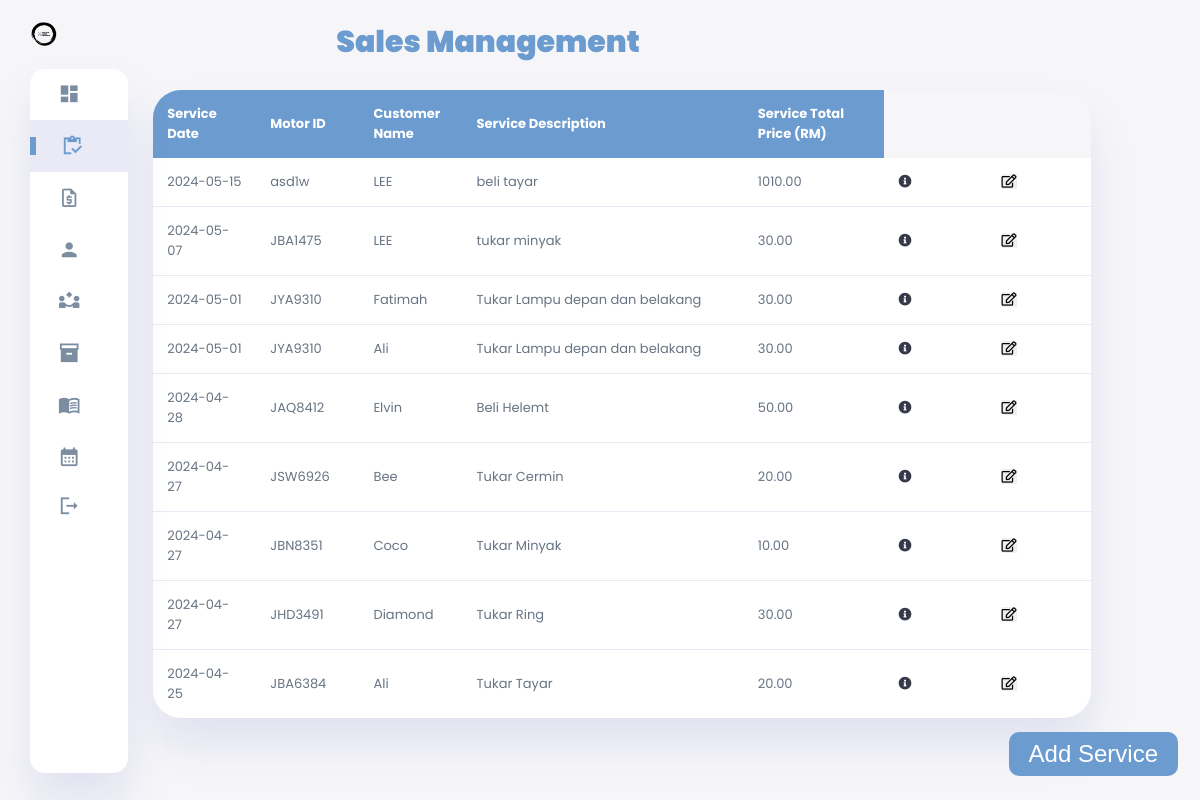
/Database/php-pages/services.php, run on the app's committed database.
### tables this page shows
CREATE TABLE `service` (
  `Service_ID` int(6) NOT NULL,
  `Description` varchar(255) NOT NULL,
  `Service_Total_Price` decimal(10,2) NOT NULL,
  `Service_Date` date NOT NULL,
  `Motor_ID` varchar(255) NOT NULL,
  `Customer_ID` int(6) NOT NULL
);

CREATE TABLE `customer_details` (
  `Customer_ID` int(6) NOT NULL,
  `Customer_Name` varchar(255) NOT NULL,
  `Customer_Contact_Number` varchar(20) NOT NULL
);

### Database/php-pages/services.php (the view, shortened to what this page needs)
<!DOCTYPE html>
<html lang="en">
<head>
    <link rel="stylesheet" href="../stylesheets/style1.css">
    <link rel="stylesheet" href="https://cdnjs.cloudflare.com/ajax/libs/font-awesome/5.15.4/css/all.min.css">
</head>
<body>
<div class="container">
        <aside>
            <div class="toggle">
                <div class="logo">
                    <img src="../image/logo.png">
                </div>
            </div>
            <div class="sidebar">
                <a href="#" onclick="window.location.href = 'dashboard.php'" >
                    <span class="material-icons-sharp" >
                    </span>
                </a>
                <a href="#" onclick="window.location.href = 'services.php'" class="active">
                    <span class="material-icons-sharp">
                    </span>
                </a>
                <a href="#" onclick="window.location.href = 'invoices.php'" >
                    <span class="material-symbols-outlined">
                        </span>
                </a>
                <a href="#" onclick="window.location.href = 'customers.php'">
                    <span class="material-icons-sharp">
                    </span>
                </a>
                <a href="#" onclick="window.location.href = 'suppliers.php'">
                    <span class="material-symbols-outlined">
                        </span>
                </a>
                <a href="#" onclick="window.location.href = 'stock.php'">
                    <span class="material-icons-sharp">
                    </span>
                </a>
                <a href="#" onclick="window.location.href = 'report.php'">
                    <span class="material-icons-sharp">
                    </span>
                </a>
                <a href="#" onclick="window.location.href = 'appointment.php'" >
                    <span class="material-icons-sharp">
                </span>
                </a>
                <a href="#" onclick="window.location.href = '../index.html'">
                    <span class="material-icons-sharp">
                    </span>
                </a>
            </div>
        </aside>
        <main>
    <h1>Sales Management</h1>
    <table id="serviceTable">
        <thead>
            <tr>
                <th id="dateHeader" onclick="toggleSort()">Service Date</th>
                <th>Motor ID</th>
                <th>Customer Name</th>
                <th class="des">Service Description</th>
                <th class="abc">Service Total Price (RM)</th>
            </tr>
        </thead>
        <tbody>
            <?php
            $servername = "localhost";
            $username = "root";
            $password = "";
            $database = "mah heng motor database";
            $conn = new mysqli($servername, $username, $password, $database);
            $sql = "SELECT service.Service_ID, service.Service_Date, customer_details.Customer_Name, service.Description, service.Service_Total_Price, service.Motor_ID FROM service
                    INNER JOIN customer_details ON service.Customer_ID = customer_details.Customer_ID
                    ORDER BY service.Service_Date DESC";
            $result = $conn->query($sql);
            if ($result->num_rows > 0) {
                while ($row = $result->fetch_assoc()) {
                    echo "<tr>";
                    echo "<td>" . $row["Service_Date"] . "</td>";
                    echo "<td>" . $row["Motor_ID"] . "</td>";
                    echo "<td>" . $row["Customer_Name"] . "</td>";
                    echo "<td>" . $row["Description"] . "</td>";
                    echo "<td id=total".$row['Service_ID'].">" . $row["Service_Total_Price"] . "</td>";
                    echo "<td><p><a href='#' data-id='".$row['Service_ID']."' class='more'><i class='fas fa-info-circle'></i></a></p></td>";
                    echo "<td><button class='edit-btn' data-id='" . $row['Service_ID'] . "'><i class='far fa-edit'></i></button></td>";
                    echo "</tr>";
                }
            } else {
                echo "<tr><td colspan='9'>No services found.</td></tr>";
            }
            ?>
       </tbody>
    </table>
</main>
<div class="fixed-button-container">
    <button class="fixed-button" onclick="toggleAddServiceForm()">Add Service</button>
</div>
    </div>
</body>
</html>

### Database/stylesheets/style1.css (style rules this page uses)
:root { --color-primary: #6C9BCF; --color-danger: #FF0060; --color-success: #1B9C85; --color-warning: #F7D060; --color-white: #fff; --color-info-dark: #7d8da1; --color-dark: #363949; --color-light: rgba(132, 139, 200, 0.18); --color-dark-variant: #677483; --color-background: #f6f6f9; --card-border-radius: 2rem; --border-radius-1: 0.4rem; --border-radius-2: 1.2rem; --card-padding: 1.8rem; --padding-1: 1.2rem; --box-shadow: 0 2rem 3rem var(--color-light); }
* { margin: 0; padding: 0; outline: 0; appearance: 0; border: 0; text-decoration: none; box-sizing: border-box; }
html { font-size: 14px; }
body { width: 100vw; height: 100vh; font-family: 'Poppins', sans-serif; font-size: 0.88rem; user-select: none; overflow-x: hidden; color: var(--color-dark); background-color: var(--color-background); }
a { color: var(--color-dark); }
img { display: block; width: 100%; object-fit: cover; }
p { color: var(--color-dark-variant); }
.container { display: grid; width: 96%; margin: 0 auto; gap: 1.8rem; grid-template-columns: 12rem auto 23rem; }
aside { height: 100vh; }
aside .toggle { display: flex; align-items: center; justify-content: space-between; margin-top: 1.4rem; }
aside .toggle .logo { display: flex; gap: 0.5rem; }
aside .toggle .logo img { width: 2rem; height: 2rem; }
aside .sidebar { display: flex; flex-direction: column; background-color: var(--color-white); box-shadow: var(--box-shadow); border-radius: 15px; height: 88vh; position: relative; top: 1.5rem; transition: all 0.3s ease; }
aside .sidebar a { display: flex; align-items: center; color: var(--color-info-dark); height: 3.7rem; gap: 1rem; position: relative; margin-left: 2rem; transition: all 0.3s ease; }
aside .sidebar a span { font-size: 1.6rem; transition: all 0.3s ease; }
aside .sidebar a:last-child { position: absolute; bottom: 2rem; width: 100%; }
aside .sidebar a.active { width: 100%; color: var(--color-primary); background-color: var(--color-light); margin-left: 0; }
aside .sidebar a.active::before { content: ''; width: 6px; height: 18px; background-color: var(--color-primary); }
aside .sidebar a.active span { color: var(--color-primary); margin-left: calc(1rem - 3px); }
main { margin-top: 1.4rem; }
main table tbody td { height: 2.8rem; border-bottom: 1px solid var(--color-light); color: var(--color-dark-variant); }
main table tbody tr:last-child td { border: none; }
@media screen and (max-width: 1200px) { .container { width: 95%; grid-template-columns: 7rem auto 23rem; } }
@media screen and (max-width: 1200px) { aside .sidebar a { width: 5.6rem; } }
@media screen and (max-width: 1200px) { aside .sidebar a:last-child { position: relative; margin-top: 1.8rem; } }
body { font-family: 'Poppins', sans-serif; font-size: 0.93rem; color: var(--color-dark); background-color: var(--color-background); overflow-x: hidden; }
h1 { font-weight: 1000; font-size: 30px; margin-bottom: 1.8rem; color: var(--color-primary); text-align: center; }
table { width: 140%; border-collapse: collapse; margin: 1.8rem 0; box-shadow: var(--box-shadow); border-radius: var(--card-border-radius); overflow: hidden; table-layout: fixed; }
table thead { background-color: var(--color-primary); color: var(--color-white); }
table thead th { padding: 1rem; text-align: left; cursor: pointer; }
table tbody tr { background-color: var(--color-white); transition: background-color 0.3s; }
table tbody td { padding: 1rem; border-bottom: 1px solid var(--color-light); }
table tbody tr:last-child td { border-bottom: none; }
.fixed-button-container { position: fixed; bottom: 20px; right: 20px; z-index: 1000; }
.fixed-button { background-color: #6C9BCF; border: none; color: white; padding: 8px 20px; text-align: center; text-decoration: none; display: inline-block; font-size: 24px; margin: 4px 2px; cursor: pointer; border-radius: 10px; }
table th.des { width: 30%; }
table th.abc { width: 15%; }
.edit-btn, .delete-btn { cursor: pointer; }

### data on the page
service: Service_Date "2024-05-15", Motor_ID "asd1w", Customer_ID.Customer_Name "LEE", Description "beli tayar", Service_Total_Price "1010.00"
service: Service_Date "2024-05-07", Motor_ID "JBA1475", Customer_ID.Customer_Name "LEE", Description "tukar minyak", Service_Total_Price "30.00"
service: Service_Date "2024-05-01", Motor_ID "JYA9310", Customer_ID.Customer_Name "Fatimah", Description "Tukar Lampu depan dan belakang", Service_Total_Price "30.00"
service: Service_Date "2024-05-01", Motor_ID "JYA9310", Customer_ID.Customer_Name "Ali", Description "Tukar Lampu depan dan belakang", Service_Total_Price "30.00"
service: Service_Date "2024-04-28", Motor_ID "JAQ8412", Customer_ID.Customer_Name "Elvin", Description "Beli Helemt", Service_Total_Price "50.00"
service: Service_Date "2024-04-27", Motor_ID "JSW6926", Customer_ID.Customer_Name "Bee", Description "Tukar Cermin", Service_Total_Price "20.00"
service: Service_Date "2024-04-27", Motor_ID "JBN8351", Customer_ID.Customer_Name "Coco", Description "Tukar Minyak", Service_Total_Price "10.00"
service: Service_Date "2024-04-27", Motor_ID "JHD3491", Customer_ID.Customer_Name "Diamond", Description "Tukar Ring", Service_Total_Price "30.00"
service: Service_Date "2024-04-25", Motor_ID "JBA6384", Customer_ID.Customer_Name "Ali", Description "Tukar Tayar", Service_Total_Price "20.00"
